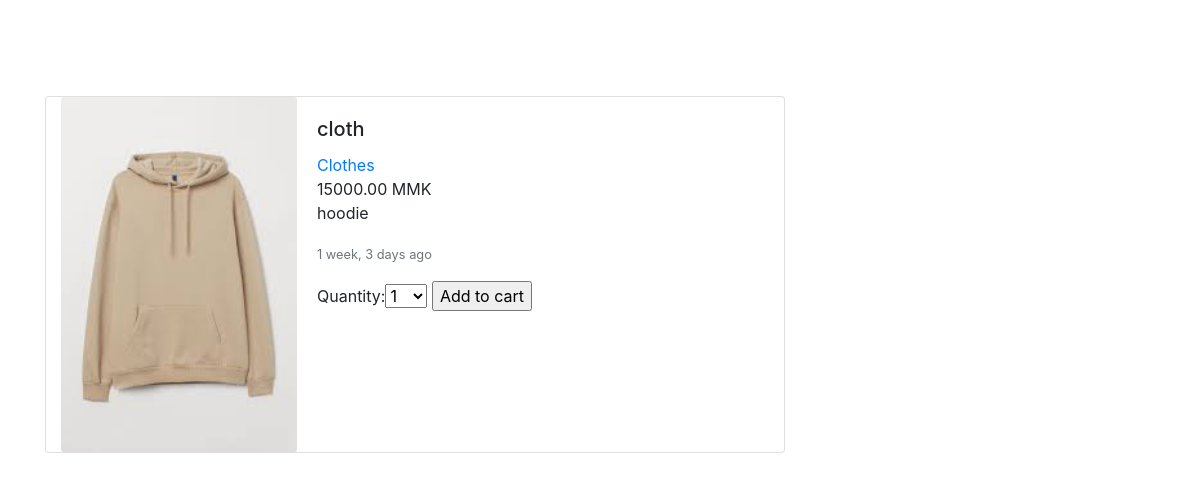
Page /5/cloth/ on the committed database.
### shop/models.py (models this page shows, shortened)
class Product(models.Model):
	category = models.ForeignKey(Category, on_delete=models.CASCADE, related_name='products')
	name = models.CharField(max_length=255, db_index=True)
	slug = models.SlugField(max_length=255, db_index=True)
	image = models.ImageField(upload_to='products/%Y/%m/%d', blank=True)
	description = models.TextField(blank=True)
	price = models.DecimalField(max_digits=10, decimal_places=2)
	available = models.BooleanField(default=True)
	created = models.DateTimeField(auto_now_add=True)
	updated = models.DateTimeField(auto_now=True)
	class Meta:
		ordering = ['name',]
		index_together = (('id', 'slug'),)

class Category(models.Model):
	name = models.CharField(max_length=255, db_index=True)
	slug = models.SlugField(max_length=255, unique=True)
	class Meta:
		ordering = ['name',]
		verbose_name = 'category'
		verbose_name_plural = 'categories'
	def __str__(self):
		return self.name
	def get_absolute_url(self):
		return reverse('shop:product_list_by_category', args=[self.slug])

### shop/views.py (the view)
# urls.py: path('<int:id>/<slug:slug>/', views.product_detail, name='product_detail'),
def product_detail(request, id, slug):
	product = get_object_or_404(Product, id=id, slug=slug, available=True)
	cart_product_form = CartAddProductForm()
	return render(request, 'shop/product/detail.html', {'product':product, 'cart_product_form':cart_product_form})

### cart/forms.py
class CartAddProductForm(forms.Form):
	quantity = forms.TypedChoiceField(choices=PRODUCT_QUANTITY_CHOICES, coerce=int)
	update = forms.BooleanField(required=False, initial=False, widget=forms.HiddenInput)

### cart/context_processors.py (called while the page is built)
def cart(request):
	return {'cart':Cart(request)}

### shop/templates/shop/product/detail.html (shortened to what this page needs)
{% extends 'shop/base.html' %}
{% block content %}
<div class="container">
	<br><br><br><br>
<div class="card col-lg-8">
  <div class="row no-gutters">
    <div class="col-md-4">
      <img src="{{ product.image.url }}" class="card-img" alt="...">
    </div>
    <div class="col-md-8">
      <div class="card-body">
        <h5 class="card-title">{{ product.name }}</h5>
        <a href="{{ product.category.get_absolute_url }}">{{ product.category }}</a>
        <p class="card-text">{{ product.price }} MMK<br>{{ product.description }}</p>
        <p class="card-text"><small class="text-muted">{{ product.updated|timesince }} ago</small></p>
<form action="{% url 'cart:cart_add' product.id %}" method="post">
  {{ cart_product_form }}
  <input type="submit" value="Add to cart">
</form>
      </div>
    </div>
  </div>
</div>
</div>
{% endblock %}

### rows in the picture
Product: image (picture), name "cloth", category "Clothes", price "15000.00", description "hoodie", updated "1 week, 3 days"
